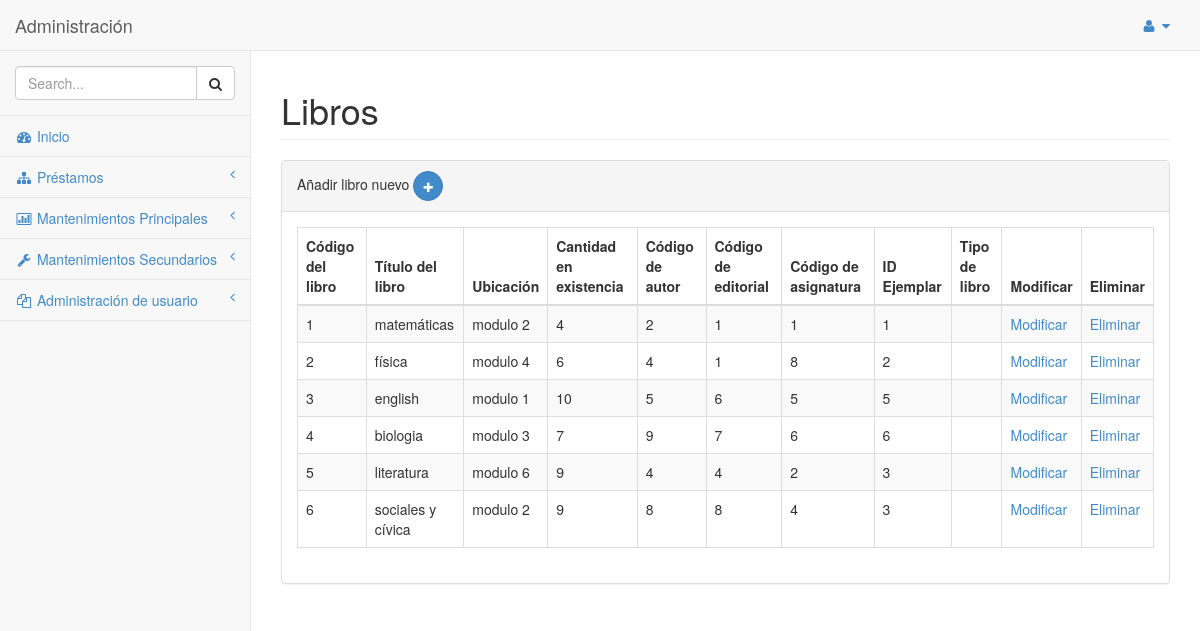
Page /SYSTEM/library_system/mantenimientos/principales/libros.php on the earlier database version.
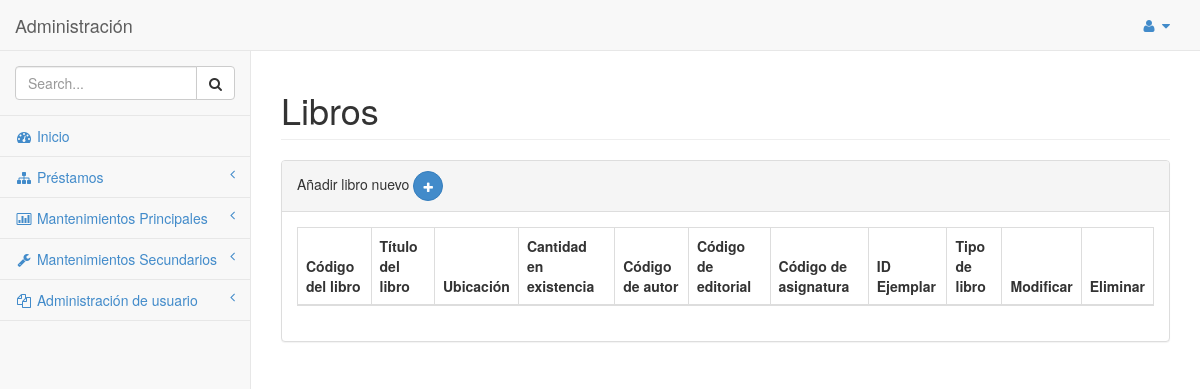
Same page on the later database version.
### tables this page shows
CREATE TABLE `libro` (
  `CODIGO_LIBRO` int(11) NOT NULL DEFAULT '0',
  `TITULO LIBRO` varchar(45) DEFAULT NULL,
  `UBICACION` varchar(45) DEFAULT NULL,
  `CANTIDAD EN EXISTENCIA` int(11) DEFAULT NULL,
  `AUTOR_CODIGO_AUTOR` int(11) DEFAULT NULL,
  `EDITORIAL_CODIGO_EDITORIAL` int(11) NOT NULL,
  `ASIGNATURA_CODIGO_ASIGNATURA` int(11) NOT NULL,
  `EJEMPLAR_LIBRO_ID_EJEMPLAR` int(11) DEFAULT NULL,
  `TIPO_LIBRO` int(11) DEFAULT NULL
);

### SYSTEM/library_system/constants.php (called while the page is built)
<?php
$ROOT_PATH = 'http://localhost/library_system/';
?>

### SYSTEM/library_system/clases/conexion/clDML.php (called while the page is built, shortened)
<?php
class clDML
{
    public function conectar($hostname, $username,$password, $database){
        $mysqli = new mysqli($hostname, $username,$password, $database);
        if ($mysqli -> connect_errno) {
        die( "Fallo la conexión a MySQL: (" . $mysqli -> mysqli_connect_errno()
        . ") " . $mysqli -> mysqli_connect_error());
        return $mysqli;
        }
        else{
            return $mysqli;
        }
    }
    public function get_list($query)
    {
        $connection = $this->conectar(DB_HOST,DB_USER,DB_PASS,DB_NAME,DB_CHARSET);
        $result = $connection->query($query);
        if($result){
            $users = $result->fetch_all(MYSQLI_ASSOC);
        }else{
            $users = [];
        }
        return $users;
    }
}
?>

### SYSTEM/library_system/clases/conexion/mto_libros.php (called while the page is built, shortened)
<?php
require_once "clDML.php";
class mto_libros extends clDML
{
    public function get_libros()
    {
        $query = "SELECT * FROM LIBRO";
        $conn = new clDML();
        $users = $conn->get_list($query);
        return $users;
    }
}
?>

### SYSTEM/library_system/mantenimientos/principales/libros.php (the view, shortened to what this page needs)
<?php
require_once "../../clases/conexion/mto_libros.php";
$clMto_Libro = new mto_libros();
?>
<!DOCTYPE html>
<html>
<head>
    <link href="../../css/bootstrap.min.css" rel="stylesheet">
    <link href="../../font-awesome/css/font-awesome.css" rel="stylesheet">
    <link href="../../css/plugins/morris/morris-0.4.3.min.css" rel="stylesheet">
    <link href="../../css/plugins/timeline/timeline.css" rel="stylesheet">
    <link href="../../css/sb-admin.css" rel="stylesheet">
</head>
<body>
    <div id="wrapper">
        <nav class="navbar navbar-default navbar-fixed-top" role="navigation" style="margin-bottom: 0">
            <div class="navbar-header">
                <a class="navbar-brand" href="index.html">Administración</a>
            </div>
            <ul class="nav navbar-top-links navbar-right">
                <li class="dropdown">
                    <a class="dropdown-toggle" data-toggle="dropdown" href="#">
                        <i class="fa fa-user fa-fw"></i>  <i class="fa fa-caret-down"></i>
                    </a>
                </li>
            </ul>
           <div class="navbar-default navbar-static-side" role="navigation">
                <div class="sidebar-collapse">
                    <ul class="nav" id="side-menu">
                        <li class="sidebar-search">
                            <div class="input-group custom-search-form">
                                <input type="text" class="form-control" placeholder="Search...">
                                <span class="input-group-btn">
                                <button class="btn btn-default" type="button">
                                    <i class="fa fa-search"></i>
                                </button>
                            </span>
                            </div>
                        </li>
                       <?php include '../../menu.php';?>
                    </ul>
                </div>
            </div>
        </nav>
        <div id="page-wrapper">
            <div class="row">
                <div class="col-lg-12">
                    <h1 class="page-header">Libros</h1>
                </div>
            </div>
            <div class="row">
                <div class="col-lg-12">
                    <div class="panel panel-default">
                        <div class="panel-heading">
                            Añadir libro nuevo    <a class="btn btn-primary btn-circle" href="libros_nuevos.php"><i class="fa fa-plus"></i></a>
                        </div>
                        <div class="panel-body">
                            <div class="table-responsive">
                                <table class="table table-striped table-bordered table-hover" id="dataTables-example">
                                     <thead>
                                        <tr>
                                            <th>Código del libro</th>
                                            <th>Título del libro</th>
                                            <th>Ubicación</th>
                                            <th>Cantidad en existencia</th>
                                            <th>Código de autor</th>
											<th>Código de editorial</th>
											<th>Código de asignatura</th>
											<th>ID Ejemplar</th>
											<th>Tipo de libro</th>
											<th>Modificar</th>
											<th>Eliminar</th>
                                        </tr>
                                    </thead>
                                     <?php
                                        $a_users = $clMto_Libro->get_libros();
                                        foreach ($a_users as $row): ?>
                                            <tr>
                                                <td><?php echo $row['CODIGO_LIBRO']; ?></td>
                                                <td><?php echo $row['TITULO_LIBRO']; ?></td>
                                                <td><?php echo $row['UBICACION']; ?></td>
												<td><?php echo $row['CANTIDAD_EN_EXISTENCIA']; ?></td>
												<td><?php echo $row['AUTOR_CODIGO_AUTOR']; ?></td>
												<td><?php echo $row['EDITORIAL_CODIGO_EDITORIAL']; ?></td>
												<td><?php echo $row['ASIGNATURA_CODIGO_ASIGNATURA']; ?></td>
												<td><?php echo $row['EJEMPLAR_LIBRO_ID_EJEMPLAR']; ?></td>
												<td><?php echo $row['TIPO_LIBRO']; ?></td>
                                                <td><a href="libros_nuevos.php?codigo=<?php echo $row['CODIGO_LIBRO']; ?>">Modificar</a></td>
                                                <td><a href="libros.php?codigo=<?php echo $row['CODIGO_LIBRO']; ?>">Eliminar</a></td>
                                            </tr>
                                    <?php endforeach ?>
                                </table>
                            </div>
                        </div>
                    </div>
                </div>
            </div>
        </div>
    </div>
</body>
</html>

### SYSTEM/library_system/menu.php (shortened to what this page needs)
<?php
include 'constants.php';
?>
                    <li>
                        <a href="<?php echo $ROOT_PATH . '/index.php';?>"><i class="fa fa-dashboard fa-fw"></i> Inicio</a>
                    </li>
                    <li>
                        <a href="#" aria-expanded="false"><i class="fa fa-sitemap fa-fw"></i> Préstamos<span class="fa arrow"></span></a>
                    </li>
                    <li>
                        <a href="#"><i class="fa fa-bar-chart-o fa-fw"></i> Mantenimientos Principales<span class="fa arrow"></span></a>
                    </li>
                    <li>
                        <a href="#"><i class="fa fa-wrench fa-fw"></i> Mantenimientos Secundarios<span class="fa arrow"></span></a>
                    </li>
                    <li>
                        <a href="#"><i class="fa fa-files-o fa-fw"></i> Administración de usuario<span class="fa arrow"></span></a>
                    </li>

### SYSTEM/library_system/css/sb-admin.css (style rules this page uses)
body { padding-top: 100px; background-color: #f8f8f8; }
@media (min-width:768px) { body { padding-top: 50px; } }
#wrapper { width: 100%; }
#page-wrapper { padding: 0 15px; min-height: 568px; background-color: #fff; }
@media (min-width:768px) { #page-wrapper { position: inherit; margin: 0 0 0 250px; padding: 0 30px; min-height: 1300px; border-left: 1px solid #e7e7e7; } }
.navbar-top-links li { display: inline-block; }
.navbar-top-links li:last-child { margin-right: 15px; }
.navbar-top-links li a { padding: 15px; min-height: 50px; }
.navbar-static-side ul li { border-bottom: 1px solid #e7e7e7; }
.sidebar-search { padding: 15px; }
.arrow { float: right; }
.fa.arrow:before { content: "\f104"; }
@media (min-width:768px) { .navbar-static-side { z-index: 1; position: absolute; width: 250px; margin-top: 51px; } }
.btn-circle { width: 30px; height: 30px; padding: 6px 0; border-radius: 15px; text-align: center; font-size: 12px; line-height: 1.428571429; }

Differences in the rows shown:
removed libro: CODIGO_LIBRO "1", TITULO_LIBRO "matemáticas", UBICACION "modulo 2", CANTIDAD_EN_EXISTENCIA "4", AUTOR_CODIGO_AUTOR "2", EDITORIAL_CODIGO_EDITORIAL "1", ASIGNATURA_CODIGO_ASIGNATURA "1", EJEMPLAR_LIBRO_ID_EJEMPLAR "1"
removed libro: CODIGO_LIBRO "2", TITULO_LIBRO "física", UBICACION "modulo 4", CANTIDAD_EN_EXISTENCIA "6", AUTOR_CODIGO_AUTOR "4", EDITORIAL_CODIGO_EDITORIAL "1", ASIGNATURA_CODIGO_ASIGNATURA "8", EJEMPLAR_LIBRO_ID_EJEMPLAR "2"
removed libro: CODIGO_LIBRO "3", TITULO_LIBRO "english", UBICACION "modulo 1", CANTIDAD_EN_EXISTENCIA "10", AUTOR_CODIGO_AUTOR "5", EDITORIAL_CODIGO_EDITORIAL "6", ASIGNATURA_CODIGO_ASIGNATURA "5", EJEMPLAR_LIBRO_ID_EJEMPLAR "5"
removed libro: CODIGO_LIBRO "4", TITULO_LIBRO "biologia", UBICACION "modulo 3", CANTIDAD_EN_EXISTENCIA "7", AUTOR_CODIGO_AUTOR "9", EDITORIAL_CODIGO_EDITORIAL "7", ASIGNATURA_CODIGO_ASIGNATURA "6", EJEMPLAR_LIBRO_ID_EJEMPLAR "6"
removed libro: CODIGO_LIBRO "5", TITULO_LIBRO "literatura", UBICACION "modulo 6", CANTIDAD_EN_EXISTENCIA "9", AUTOR_CODIGO_AUTOR "4", EDITORIAL_CODIGO_EDITORIAL "4", ASIGNATURA_CODIGO_ASIGNATURA "2", EJEMPLAR_LIBRO_ID_EJEMPLAR "3"
removed libro: CODIGO_LIBRO "6", TITULO_LIBRO "sociales y cívica", UBICACION "modulo 2", CANTIDAD_EN_EXISTENCIA "9", AUTOR_CODIGO_AUTOR "8", EDITORIAL_CODIGO_EDITORIAL "8", ASIGNATURA_CODIGO_ASIGNATURA "4", EJEMPLAR_LIBRO_ID_EJEMPLAR "3"
